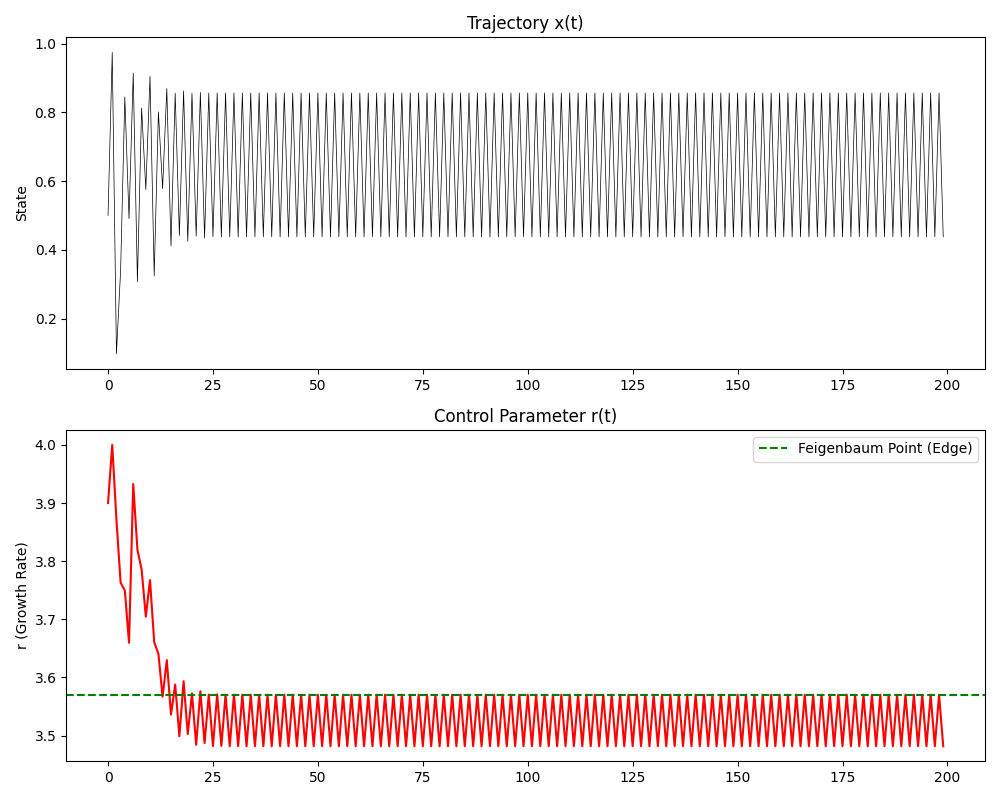

Write Python code to recreate this figure.

import numpy as np
import matplotlib.pyplot as plt
import os
import sys

def setup_logger():
    log_path = os.path.join(os.path.dirname(__file__), "exp20_chaos_control.log")
    with open(log_path, "w") as f:
        f.write("--- EXPERIMENT 20: CHAOS CONTROL (Lyapunov Feedback) ---\n")
        f.write("Hypothesis: Local feedback on dissipation keeps the system at the Edge of Chaos ($\lambda \\approx 0$).\n")
    return log_path

def log(msg, log_path=None):
    print(msg)
    if log_path:
        with open(log_path, "a") as f:
            f.write(msg + "\n")

def run_chaos_control():
    log_path = setup_logger()
    
    # We use a Logistic Map as a proxy for a local neuron/soliton dynamics
    # x_{t+1} = r * x_t * (1 - x_t)
    # 'r' is the control parameter (analogous to ActivationGain/Dissipation).
    # r=4.0 is Chaos. r=3.0 is Oscillation/Stable. r<1 is Death.
    
    # Control Mechanism:
    # Adjust 'r' based on "Lyapunov Drift"
    # r_{t+1} = r_t - alpha * (Div - Target)
    
    steps = 200
    target_divergence = 0.3 # Target "Separation" (positive but small -> Edge of Chaos)
    # Actually, for edge of chaos we often want Lyapunov ~ 0.
    
    # Let's simulate TWO trajectories very close to each other to measure Divergence
    x1 = 0.5
    x2 = 0.50000001
    epsilon = 1e-8
    
    r = 3.9 # Start in Deep Chaos
    
    r_history = []
    x_history = []
    div_history = []
    
    log(f"Starting Chaos Control. Initial r={r}, Target Divergence ~ Edge of Chaos", log_path)
    
    control_gain = 0.1
    
    for t in range(steps):
        # 1. Update System
        x1_next = r * x1 * (1 - x1)
        x2_next = r * x2 * (1 - x2)
        
        # 2. Measure Local Lyapunov (Analytical)
        # f(x) = r x (1-x) => f'(x) = r(1 - 2x)
        derivative = r * (1 - 2 * x1)
        # Avoid log(0)
        local_lyapunov = np.log(abs(derivative) + 1e-9)
        
        div_history.append(local_lyapunov)
        x_history.append(x1)
        r_history.append(r)
        
        # Update State
        x1 = x1_next
        
        # 4. CONTROL LOOP (Homeostat)
        # Failure Mode A: Chaos (Lyapunov > 0) -> Need MORE Dissipation (Lower r)
        # Failure Mode B: Death (Lyapunov < 0) -> Need LESS Dissipation (Higher r)
        
        # Target Lyapunov = 0 (Criticality)
        error = local_lyapunov - 0.05 # Small positive target for dynamic life
        
        # Feedback:
        # If Error > 0 (Too chaotic), Reduce r
        # If Error < 0 (Too static), Increase r
        r_new = r - control_gain * error
        
        # Clamp r to physical bounds [0, 4]
        r = max(2.5, min(4.0, r_new))
        
        if t % 20 == 0:
            log(f"T={t}: x={x1:.3f}, r={r:.3f}, lambda={local_lyapunov:.3f}", log_path)

    # Target is 0. But for logistic map, chaos starts at 3.56 (Lambda=0).
    # We want to hover there.
    avg_lambda = np.mean(div_history[-50:])
    final_r = r_history[-1]
    
    log(f"\nFinal Steady State:", log_path)
    log(f"  Final r: {final_r:.4f} (Expected ~3.57 for Edge of Chaos)", log_path)
    log(f"  Mean Lyapunov: {avg_lambda:.4f} (Target ~ 0.0)", log_path)
    
    if abs(avg_lambda) < 0.2 and final_r > 3.0:
        log("  [SUCCESS] System self-tuned to Criticality.", log_path)
    else:
        log("  [FAIL] Control failed to stabilize.", log_path)
        
    # Plot
    fig, (ax1, ax2) = plt.subplots(2, 1, figsize=(10, 8))
    
    ax1.plot(x_history, color='k', linewidth=0.5)
    ax1.set_title("Trajectory x(t)")
    ax1.set_ylabel("State")
    
    ax2.plot(r_history, color='r')
    ax2.axhline(y=3.5699, color='g', linestyle='--', label='Feigenbaum Point (Edge)')
    ax2.set_title("Control Parameter r(t)")
    ax2.set_ylabel("r (Growth Rate)")
    ax2.legend()
    
    plt.tight_layout()
    output_png = os.path.join(os.path.dirname(__file__), 'exp20_chaos_control.png')
    plt.savefig(output_png)
    log(f"Saved plot to {output_png}", log_path)

if __name__ == "__main__":
    run_chaos_control()
